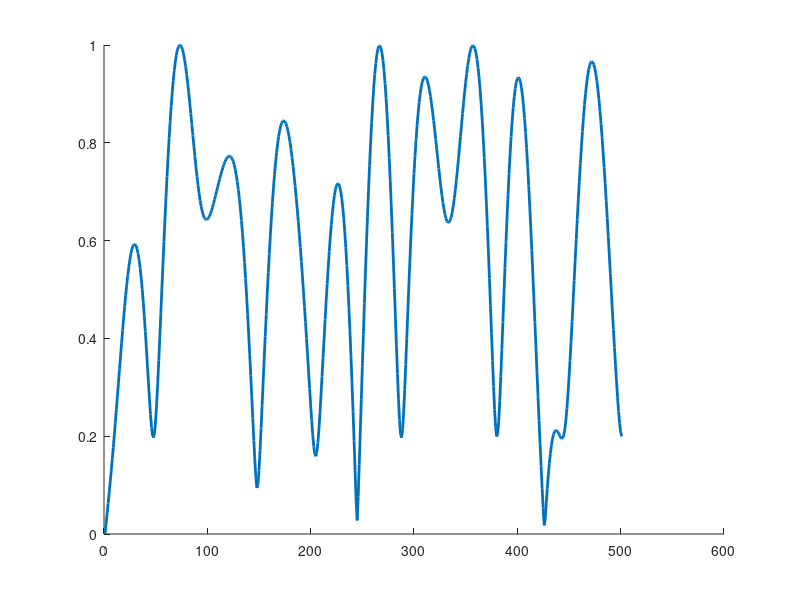

Write MATLAB code to recreate this figure. (Note: this script raises an error after producing the figure.)
close all; clear all; clc;

resampled = [4050	4262.65980640426	4089.99876705073	3597.81623287926	2920.52157442443	2229	1688.17346532734	1423.88073322148	1490.99922406333	1864.21480445308	2447	3097.19662319858	3662.60917057465	4017.76629603156	4092.87536504402	3888	3466.65655444214	2942.74621797500	2442.91356883683	2073.19514758445	1891.00000000000	1889.72387288089	2010.72944629642	2160.93960199177	2246.49578788116	2205	2025.20977578689	1757.67185217975	1494.88506888276	1342.64776354334	1385.00000000000	1652.85955575313	2119.12795072082	2699.62765809110	3278.53398161556	3741	4000.98379104505	4027.91855390056	3842.36120632207	3503.03258029131	3083	2644.10400192708	2228.92433346017	1854.75385665301	1524.95891930702	1244	1026.77573655677	906.472309448630	918.853991795003	1084.20804326782	1388.00000000000	1766.48501754498	2128.75138945355	2363.74123663516	2379.23920652148	2135	1661.72661007482	1064.15542094870	491.164414582014	97.5778925765772	1.16773880557374e-13	239.378311300670	777.961794847453	1500.13862443960	2248.42407535189	2867	3239.51403683888	3327.07891795211	3160.91522856609	2831.20886263682	2457	2149.17099524516	1988.17657748781	2000.72073371987	2162.53974405852	2413	2673.95108666011	2885.48076336922	3010.97724365741	3047.09617691309	3019	2963.09879787918	2922.87584296820	2922.87584296820	2963.09879787918	3019	3047.09617691309	3010.97724365741	2885.48076336922	2673.95108666011	2413	2162.53974405852	2000.72073371987	1988.17657748781	2149.17099524515	2457	2831.20886263682	3160.91522856609	3327.07891795211	3239.51403683888	2867	2248.42407535189	1500.13862443960	777.961794847453	239.378311300669	1.16773880557374e-13	97.5778925765772	491.164414582014	1064.15542094870	1661.72661007483	2135	2379.23920652148	2363.74123663516	2128.75138945355	1766.48501754498	1388.00000000000	1087.79378644639	926.137105900491	915.431210029753	1033.47767436783	1244	1515.50045845675	1836.84183999005	2208.12938790270	2629.28892774903	3083	3522.36630984298	3877.82076890356	4067.93263917072	4028.77716650638	3741	3243.80259989519	2637.10287417836	2049.75449591951	1605.40736865958	1385.00000000000	1400.39013847269	1597.65417758720	1870.53189042240	2101.70214699600	2205	2154.81502428005	1998.74056697428	1833.47487871430	1770.04094781729	1891.00000000000	2216.07395906818	2695.68917805449	3219.39458559226	3654.03881460570	3888	3866.42389022226	3613.21541879151	3214.16247076872	2788.41678483132	2447	2255.59537132991	2214.46860236653	2261.96962225210	2299.58110447900	2229	1986.80016091473	1570.76108536387	1035.78817702954	477.311778813352];
resampled_copy = resampled;
resampled_copy = resampled_copy ./max(abs(resampled_copy));

%correct magnitudes
tx_sub_mag = [ 0.6294    0.8116   -0.7460    0.8268    0.2647   -0.8049   -0.4430    0.0938    0.9150    0.9298   -0.6848    0.9412    0.9143   -0.0292    0.6006 -0.7162];
rx_sub_mag = [ 0.4964
    0.6576
    0.9421
    0.7052
    0.1084
    1.0000
    0.6185
    0.1013
    0.8010
    0.8299
    0.8719
    0.8472
    0.8426
    0.2402
    0.5338
    0.6619];

%tx_signal = [4050, 2229, 2447, 3888, 1891, 2205, 1385, 3741, 3083, 1244, 1388, 2135, 0, 2867, 2457, 2413, 3019, 3019, 2413, 2457, 2867, 0, 2135, 1388, 1244, 3083, 3741, 1385, 2205, 1891, 3888, 2447, 2229, 0];
tx_signal = [4050, 2229, 2447, 3888, 1891, 2205, 1385, 3741, 3083, 1244, 1388, 2135, 0, 2867, 2457, 2413, 3019, 3019, 2413, 2457, 2867, 0, 2135, 1388, 1244, 3083, 3741, 1385, 2205, 1891, 3888, 2447, 2229];
tx_signal = tx_signal - mean((tx_signal));

filler = zeros(1,1001-length(tx_signal));
tx_filled = [tx_signal filler];
RX = fft(tx_filled);
posRX = abs(RX(1:1+(length(RX)-1)/2));
posRX = posRX ./ max(abs(posRX));

figure; hold on;
plot(posRX,'LineWidth',2);
tx_sub_mag = abs(tx_sub_mag);
tx_to_plot = tx_sub_mag./max(abs(tx_sub_mag));
%plot(linspace(0,length(posRX),length(tx_sub_mag)),tx_to_plot,'-rs','LineWidth', 2);

[test_raw_downsamp, frequencies] = downsamp_to_subcarriers(tx_filled, 1e9, 1e9, 16, tx_sub_mag);
frequencies = (frequencies./1000000);
test_raw_downsamp = test_raw_downsamp ./ abs(max(test_raw_downsamp));
tx_sub_mag = tx_sub_mag ./ max(abs(tx_sub_mag));
plot(linspace(frequencies(1),frequencies(end),length(test_raw_downsamp)),test_raw_downsamp,'-cs','LineWidth', 2);
plot(linspace(frequencies(1),frequencies(end),length(tx_sub_mag)),tx_sub_mag, '-rs','LineWidth', 2);
%plot(linspace(frequencies(1),frequencies(end),length(posRX)),posRX,'-b','LineWidth',2);



fs_scope = 5e9;                     % Tek sampling frequency
fs_tx = 1e9;                        % GageTx sampling frequency
Nsub = 16;                          % Number of sub-carriers in tx

% Zero-mean each signal... NOT SURE IF NEED
resampled = resampled - mean(resampled);

% MAKE IT 5001 samples long. NOT SURE IF NEED OR WANT
filler = zeros(1,5001-length(resampled));
resampled = [resampled filler];


[testspec, ~] = downsamp_to_subcarriers(resampled, fs_scope, fs_tx, Nsub, tx_sub_mag);


%zero mean
% tx_sub_mag = tx_sub_mag - mean(tx_sub_mag);
% testspec = testspec - mean(testspec);

%normalize
tx_sub_mag = [ 0.6294    0.8116   -0.7460    0.8268    0.2647   -0.8049   -0.4430    0.0938    0.9150    0.9298   -0.6848    0.9412    0.9143   -0.0292    0.6006 -0.7162];
tx_sub_mag = tx_sub_mag./max(abs(tx_sub_mag));
testspec = testspec./max(abs(testspec));
%test_raw_downsamp = test_raw_downsamp./max(abs(test_raw_downsamp));
%testspec = testspec ./ tx_sub_mag';

figure; hold on;
grid on;
plot(abs(tx_sub_mag),'-bs','LineWidth',2);
plot(testspec,'-rs','LineWidth', 2);
legend('Specified subcarrier magnitudes', 'Experimental data magnitudes','Location','Best');

% figure; hold on;
% plot(linspace(1,length(tx_signal),length(resampled_copy)), resampled_copy,'LineWidth',2);
% plot(tx_signal, '-rs', 'LineWidth', 2);

mean(tx_sub_mag)